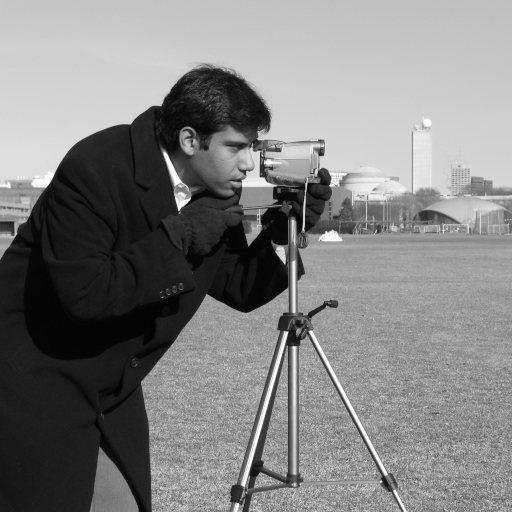
#> input picture skimage.data.camera(), 512 x 512 px
$ jupyter execute Untitled5.ipynb
#> lines starting #> are read from the running program, lines starting #| are printed output that depends on the picture
[cell 1]
from pylab import *
gray()

[cell 2]
from skimage import data

[cell 3]
img = data.camera()
#> img is the input picture: shape (512, 512); min 0, max 255, mean 129.1

imshow(img)
show()

[cell 4]
print(img)
#> (printed output is left out)

[cell 5]
print(img.shape)
#| (512, 512)

[cell 6]
print(512*512)

[cell 7]
print(img.min())
#| 0
print(img.max())
#| 255

[cell 8]
imshow(img)
colorbar()
show()
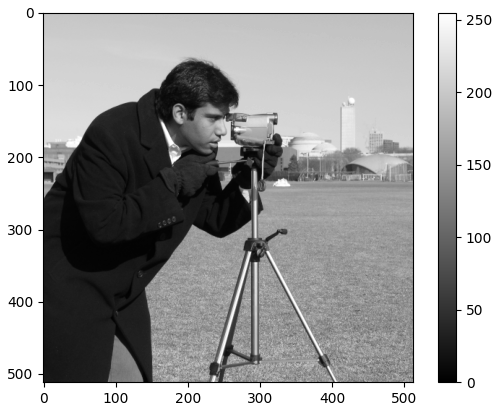
#> figure drawn by matplotlib, 2 panels

[cell 9]
print(img.dtype)
#| uint8

$$2\times 2\times \times 2 \ldots \times 2 = 2^8 = 256$$

[cell 10]
antall_piksler = (512*512)
antall_bit = antall_piksler * 8
antall_byte = antall_bit/8
antall_megabyte = antall_byte/1e6

print(antall_megabyte)

# RGB-farger

Rød-Grønn-Blå

[cell 11]
from skimage import data

img = data.chelsea()
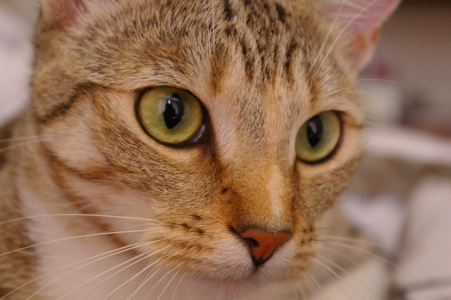
#> input picture skimage.data.chelsea(), 451 x 300 px
#> img is the input picture: shape (300, 451, 3); mean R, G, B 147.7, 111.4, 86.8

imshow(img)
show()

[cell 12]
print(img.shape)
#| (300, 451, 3)

[cell 13]
print(img.dtype)
#| uint8

[cell 14]
img[0, 0]
#> Out = [143, 120, 104]

[cell 15]
rød = img[:, :, 0]
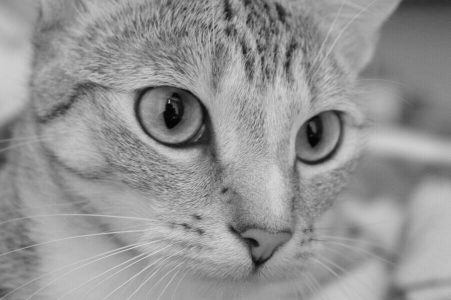
#> rød: shape (300, 451); min 2, max 215, mean 147.7
grønn = img[:, :, 1]
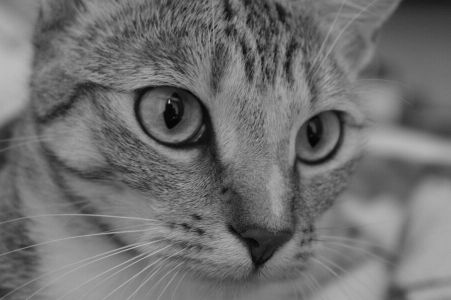
#> grønn: shape (300, 451); min 4, max 189, mean 111.4
blå = img[:, :, 2]
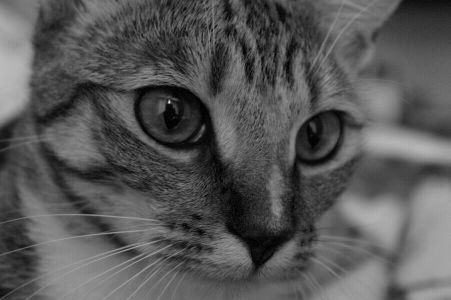
#> blå: shape (300, 451); min 0, max 231, mean 86.8

[cell 16]
imshow(rød)
title('Rød')
show()

[cell 17]
imshow(grønn)
title('grønn')
show()

[cell 18]
imshow(blå)
title('blå')
show()

[cell 19]
img = imread("fig/peppers.png")
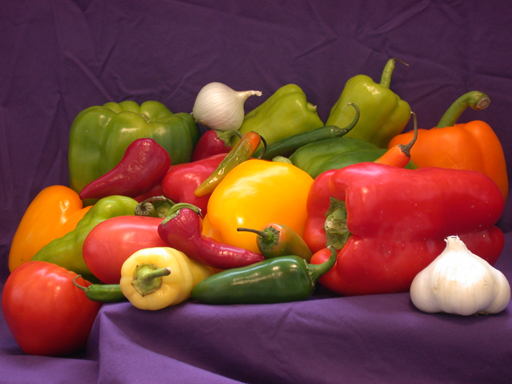
#> input picture Faglige Opplegg/fig/peppers.png, 512 x 384 px
#> img is the input picture: shape (384, 512, 4) float32; mean R, G, B, A 0.474, 0.26, 0.226, 1

imshow(img)
show()

[cell 20]
rød = img[:, :, 0]
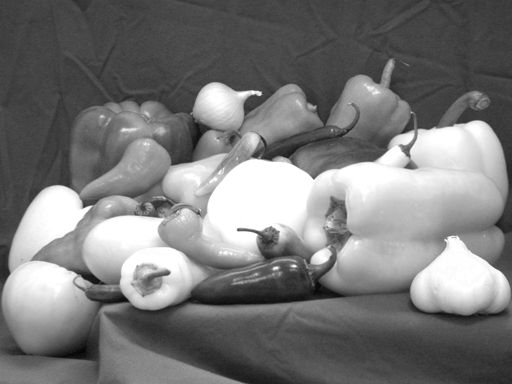
#> rød: shape (384, 512) float32; min 0.0196, max 1, mean 0.474
grønn = img[:, :, 1]
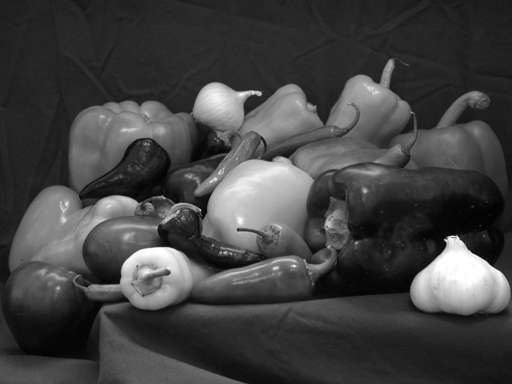
#> grønn: shape (384, 512) float32; min 0.00392, max 1, mean 0.26
blå = img[:, :, 2]
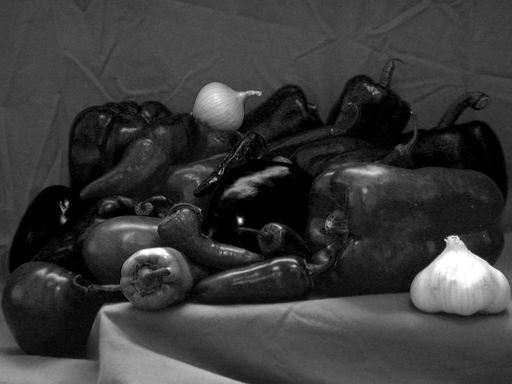
#> blå: shape (384, 512) float32; min 0, max 1, mean 0.226

print(img.shape)
#| (384, 512, 4)
print(rød.shape)
#| (384, 512)
